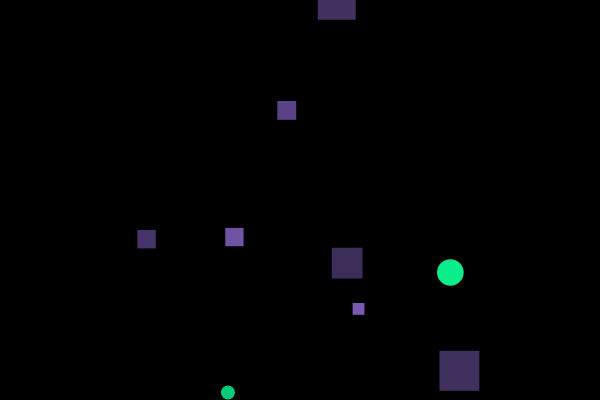
Frame 1 (no input)
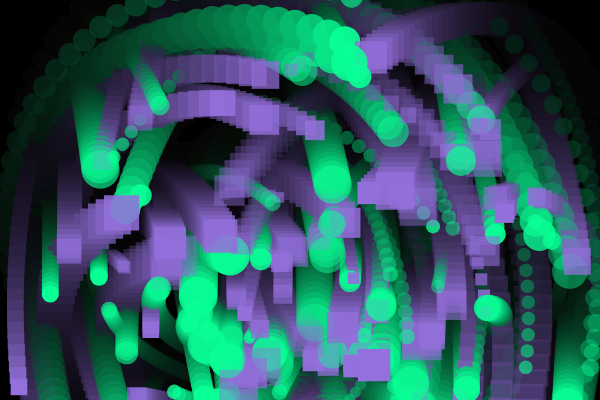
Frame 60 (no input)
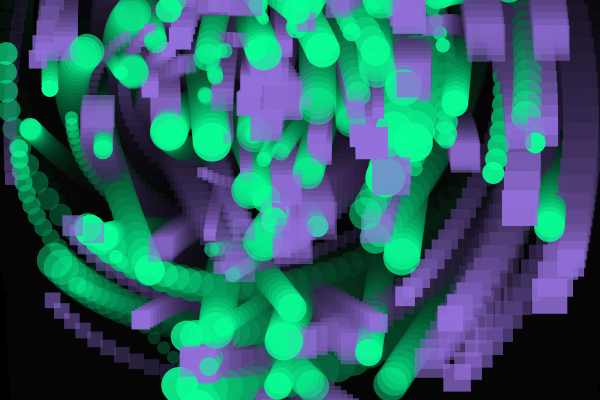
Frame 120 (the mouse pressed at the canvas centre since frame 60)

The p5.js sketch that drew these frames (run headless with seeded random() and noise() and a simulated clock; from frame 60 on, the mouse is pressed at the canvas centre):

// p5.js sketch
// ── sketch.js
let particles = [];

function setup() {
  createCanvas(600, 400);
  background(0);
}

function draw() {
  background(0, 25);  // Fondo con opacidad para crear el eco de las partículas

  if (particles.length < 200) {  // Más partículas
    for (let i = 0; i < 10; i++) {  // Añadir más partículas en cada ciclo
      particles.push(new Particle(width / 2, height / 2));
    }
  }

  for (let i = particles.length - 1; i >= 0; i--) {
    particles[i].update();
    particles[i].show();
  }
}

class Particle {
  constructor(x, y) {
    this.center = createVector(x, y);
    this.angle = random(TWO_PI);
    this.radius = random(50, 300);
    this.angularSpeed = random(0.01, 0.03);
    this.alpha = random(100, 255);
    this.type = random(['circle', 'square']);  // Tipo de partícula: círculo o cuadrado
    this.r = random(10, 40);
    this.gravity = 0.1;
    this.velocity = 0;
    this.zigzag = random(-0.05, 0.05);  // Movimiento zigzag

    // Asignar color según el tipo
    if (this.type === 'circle') {
      this.color = color(10, 500, 150, this.alpha); // Celeste
    } else {
      this.color = color(147, 112, 219, this.alpha); // Morado
    }
  }

  update() {
    this.angle += this.angularSpeed + this.zigzag;  // Cambia ligeramente el ángulo para crear un movimiento zigzag
    this.velocity += this.gravity;
    this.center.y += this.velocity;

    if (this.center.y > height) {
      this.center.y = 0;
      this.velocity = 0;
    }
  }

  show() {
    let x = this.center.x + cos(this.angle) * this.radius;
    let y = this.center.y + sin(this.angle) * this.radius;

    fill(this.color);
    noStroke();

    if (this.type === 'circle') {
      ellipse(x, y, this.r, this.r);
    } else {
      rect(x, y, this.r, this.r);
    }
  }
}
